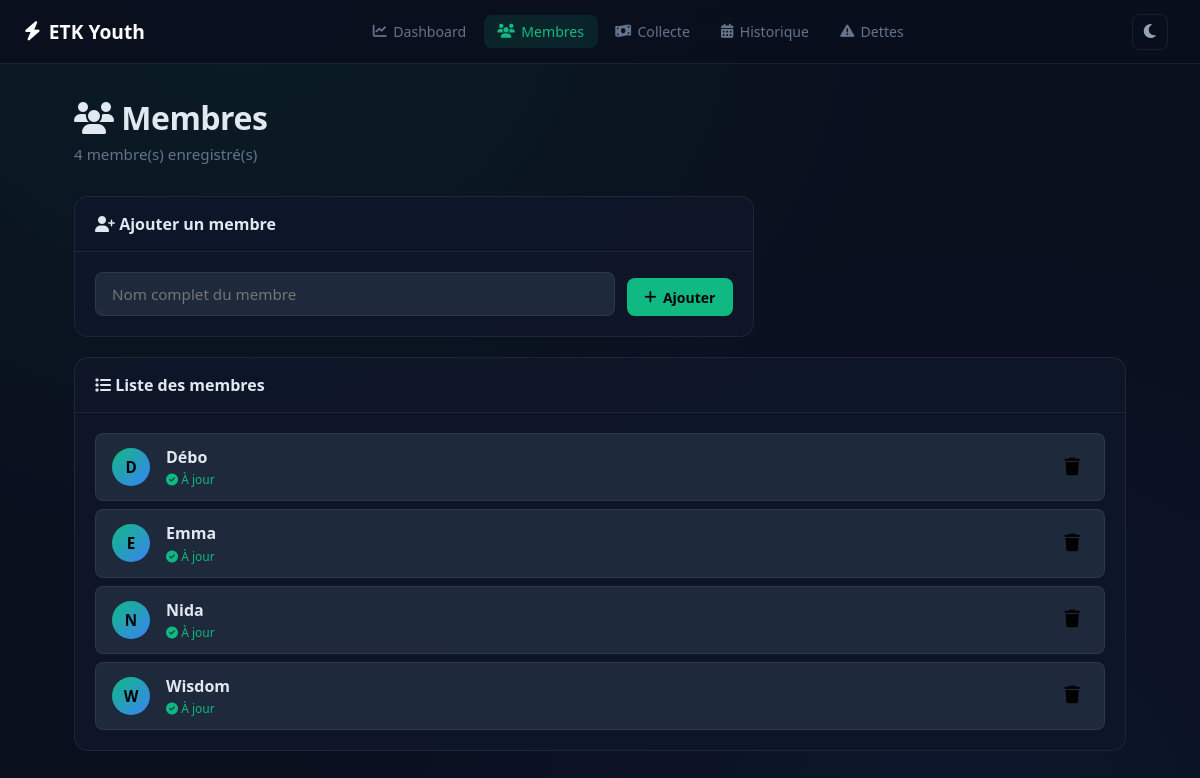
Page /membres on the committed database.
### tables this page shows
CREATE TABLE membres (
        id INTEGER PRIMARY KEY AUTOINCREMENT,
        nom TEXT NOT NULL
    );

### app.py (the view)
@app.route('/membres')
def membres():
    conn = get_db()
    membres = conn.execute("""
        SELECT m.*,
               COALESCE(SUM(CASE WHEN p.a_paye=0 AND p.rembourse=0
                                 THEN c.montant ELSE 0 END), 0) as dette_totale
        FROM membres m
        LEFT JOIN paiements p ON m.id = p.membre_id
        LEFT JOIN collectes c ON p.collecte_id = c.id
        GROUP BY m.id
        ORDER BY m.nom ASC
    """).fetchall()
    conn.close()
    return render_template('membres.html', membres=membres)

### app.py (called while the page is built)
def get_db():
    conn = sqlite3.connect('database.db')
    conn.row_factory = sqlite3.Row
    return conn

### templates/membres.html (shortened to what this page needs)
{% extends "base.html" %}
{% block content %}
<div class="page-header">
    <h1 class="page-title">
        <i class="fa-solid fa-users"></i> Membres
    </h1>
    <p class="page-sub">{{ membres|length }} membre(s) enregistré(s)</p>
</div>
<div class="card form-card">
    <div class="card-header">
        <h2 class="card-title">
            <i class="fa-solid fa-user-plus"></i> Ajouter un membre
        </h2>
    </div>
    <div class="card-body">
        <form method="POST" action="/add_membre" class="inline-form">
            <input type="text" name="nom" placeholder="Nom complet du membre"
                   required autocomplete="off">
            <button type="submit" class="btn btn-primary">
                <i class="fa-solid fa-plus"></i> Ajouter
            </button>
        </form>
    </div>
</div>
<div class="card">
    <div class="card-header">
        <h2 class="card-title">
            <i class="fa-solid fa-list"></i> Liste des membres
        </h2>
    </div>
    <div class="card-body">
        {% if membres %}
        <div class="membres-grid">
            {% for m in membres %}
            <div class="membre-row">
                <div class="membre-avatar">{{ m.nom[0].upper() }}</div>
                <div class="membre-info">
                    <div class="membre-nom">{{ m.nom }}</div>
                    {% if m.dette_totale > 0 %}
                    <div class="membre-badge badge-debt">
                        <i class="fa-solid fa-circle-exclamation"></i>
                        Dette : {{ "{:,}".format(m.dette_totale) }} FCFA
                    </div>
                    {% else %}
                    <div class="membre-badge badge-ok">
                        <i class="fa-solid fa-circle-check"></i> À jour
                    </div>
                    {% endif %}
                </div>
                <form method="POST" action="/delete_membre/{{ m.id }}"
                      onsubmit="return confirm('Supprimer {{ m.nom }} ?')">
                    <button type="submit" class="btn-icon btn-danger-icon"
                            title="Supprimer ce membre">
                        <i class="fa-solid fa-trash"></i>
                    </button>
                </form>
            </div>
            {% endfor %}
        </div>
        {% else %}
        <div class="empty-state">
            <i class="fa-solid fa-users fa-2x"></i>
            <p>Aucun membre pour l'instant.<br>
               Ajoutez votre premier membre ci-dessus.</p>
        </div>
        {% endif %}
    </div>
</div>
{% endblock %}

### static/style.css (style rules this page uses)
:root { --bg: #0a0f1e; --bg2: #0f172a; --bg3: #1e293b; --surface: rgba(15, 23, 42, 0.85); --border: rgba(255,255,255,0.07); --border-hover: rgba(16,185,129,0.4); --text: #e2e8f0; --text-muted: #64748b; --text-light: #94a3b8; --green: #10b981; --green-light: #34d399; --blue: #3b82f6; --purple: #8b5cf6; --red: #ef4444; --yellow: #f59e0b; --radius: 14px; --radius-sm: 8px; --shadow: 0 4px 24px rgba(0,0,0,0.4); --font: 'Segoe UI', sans-serif; }
* { box-sizing: border-box; margin: 0; padding: 0; }
body { font-family: var(--font); background: var(--bg); color: var(--text); min-height: 100vh; background-image: radial-gradient(ellipse at 20% 0%, rgba(16,185,129,0.08) 0%, transparent 50%), radial-gradient(ellipse at 80% 100%, rgba(59,130,246,0.06) 0%, transparent 50%); transition: background-color .3s, color .3s; }
.page-header { margin-bottom: 2rem; }
.page-title { font-size: 2rem; font-weight: 800; letter-spacing: -.5px; color: var(--text); }
.page-sub { color: var(--text-muted); margin-top: .3rem; font-size: .95rem; }
.card { background: var(--surface); border: 1px solid var(--border); border-radius: var(--radius); backdrop-filter: blur(8px); overflow: hidden; margin-bottom: 1.25rem; }
.card-header { padding: 1rem 1.25rem; border-bottom: 1px solid var(--border); }
.card-title { font-size: 1rem; font-weight: 700; }
.card-body { padding: 1.25rem; }
.form-card { max-width: 680px; }
.btn { display: inline-flex; align-items: center; gap: .4rem; padding: .6rem 1.1rem; border-radius: var(--radius-sm); font-family: var(--font); font-weight: 600; font-size: .875rem; border: none; cursor: pointer; transition: all .2s; text-decoration: none; width: auto; }
.btn-primary { background: var(--green); color: #000; }
.btn-icon { background: none; border: none; cursor: pointer; font-size: 1.1rem; padding: .35rem .5rem; border-radius: 6px; transition: background .2s; width: auto; }
input, select, textarea { width: 100%; padding: .7rem 1rem; border-radius: var(--radius-sm); border: 1px solid var(--border); background: var(--bg3); color: var(--text); font-family: var(--font); font-size: .95rem; transition: border-color .2s; box-sizing: border-box; }
.inline-form { display: flex; gap: .75rem; align-items: flex-end; }
.inline-form input { flex: 1; }
.membres-grid { display: flex; flex-direction: column; gap: .5rem; }
.membre-row { display: flex; align-items: center; gap: 1rem; padding: .75rem 1rem; border-radius: var(--radius-sm); background: var(--bg3); border: 1px solid var(--border); transition: border-color .2s; }
.membre-avatar { width: 38px; height: 38px; border-radius: 50%; background: linear-gradient(135deg, var(--green), var(--blue)); display: flex; align-items: center; justify-content: center; font-weight: 700; font-size: .95rem; color: #000; flex-shrink: 0; }
.membre-info { flex: 1; }
.membre-nom { font-weight: 600; }
.membre-badge { font-size: .75rem; margin-top: .2rem; font-weight: 500; }
.badge-ok { color: var(--green); }

### rows in the picture
membres: nom "D", nom "Débo"
membres: nom "E", nom "Emma"
membres: nom "N", nom "Nida"
membres: nom "W", nom "Wisdom"

### other values in the picture
{{ membres|length }} "4"
